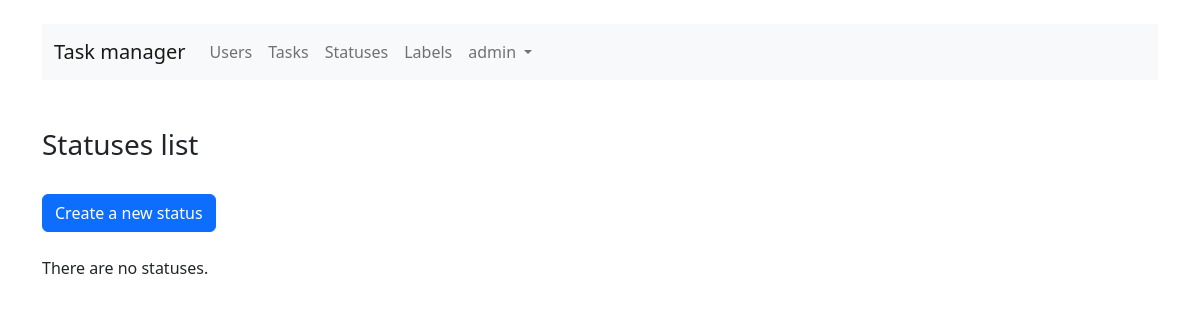
The app's page /statuses/ (signed in), older data.
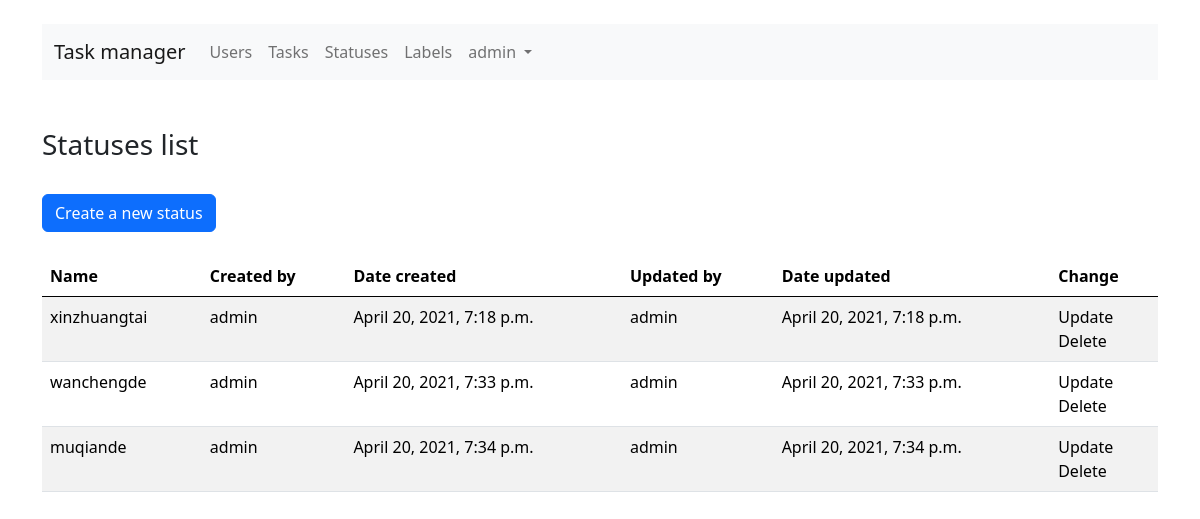
The same page, newer data.
### statuses/models.py (models this page shows, shortened)
class Status(models.Model):
    status = models.CharField(max_length=200)
    date_updated = models.DateTimeField(default=timezone.now)
    date_created = models.DateTimeField(default=timezone.now)
    creator = models.ForeignKey(User, related_name='creator', on_delete=models.CASCADE)
    editor = models.ForeignKey(User, related_name='editor', on_delete=models.CASCADE)

### statuses/views.py (the view, shortened to what this page needs)
# urls.py: path('', views.StatusesListView.as_view(), name='statuses_list'),
class StatusesListView(LoginRequiredMixin, generic.ListView):
    model = Status
    template_name = 'statuses/statuses.html'
    context_object_name = 'statuses_list'

### task_manager/templates/statuses/statuses.html (shortened to what this page needs)
{% extends 'base.html' %}
{% load i18n %}
{% block content %}
<br>
<h3>{% trans 'Statuses list' %}</h3>
<br>
<a href="{% url 'status_creation' %}" class="btn btn-primary">{% trans 'Create a new status' %}</a>
<br>
<br>
{% if statuses_list %}
<table class="table table-striped">
  <thead>
    <tr>
      <th>{% trans 'Name' %}</th>
      <th>{% trans 'Created by' %}</th>
      <th>{% trans 'Date created' %}</th>
      <th>{% trans 'Updated by' %}</th>
      <th>{% trans 'Date updated' %}</th>
      <th>{% trans 'Change' %}</th>
    </tr>
  </thead>
  <tbody>
  {% for object in statuses_list %}
      <tr>
          <td>{{ object.status }}</td>
          <td>{{ object.creator }}</td>
          <td>{{ object.date_created }}</td>
          <td>{{ object.editor }}</td>
          <td>{{ object.date_updated }}</td>
          <td>
              <a class="dropdown-item" href="{% url 'status_update' object.id %}">{% trans 'Update' %}</a>
              <a class="dropdown-item" href="{% url 'status_delete' object.id %}">{% trans 'Delete' %}</a>
          </td>
      </tr>
  {% endfor %}
  </tbody>
</table>
{% else %}
    <p>There are no statuses.</p>
{% endif %}
{% endblock %}

### task_manager/templates/base.html (shortened to what this page needs)
<!doctype html>
{% load i18n %}
<html lang="en">
  <head>
    <link href="https://cdn.jsdelivr.net/npm/bootstrap@5.0.0-beta2/dist/css/bootstrap.min.css" rel="stylesheet">
    <link href="../assets/dist/css/bootstrap.min.css" rel="stylesheet">
  </head>
  <body class="py-4">
  <main>
    <div class="container-md">
    <nav class="navbar navbar-expand-lg navbar-light bg-light">
      <div class="container-fluid">
        <a class="navbar-brand" href="{% url 'home' %}">{% trans "Task manager" %}</a>
        <div class="collapse navbar-collapse" id="navbarNavDropdown">
          <ul class="navbar-nav">
            {% if user.is_authenticated %}
            <li class="nav-item">
              <a class="nav-link" href="{% url 'users' %}">{% trans "Users" %}</a>
            </li>
            <li class="nav-item">
              <a class="nav-link" href="{% url 'tasks_list' %}">{% trans "Tasks" %}</a>
            </li>
            <li class="nav-item">
              <a class="nav-link" href="{% url 'statuses_list' %}">{% trans "Statuses" %}</a>
            </li>
            <li class="nav-item">
              <a class="nav-link" href="{% url 'labels_list' %}">{% trans "Labels" %}</a>
            </li>
            <li class="nav-item dropdown">
              <a class="nav-link dropdown-toggle" href="#" id="navbarDropdownMenuLink" role="button" data-bs-toggle="dropdown" aria-expanded="false">
                {{ user.username }}
              </a>
            </li>
            {% endif %}
          </ul>
        </div>
      </div>
    </nav>
    </div>
    <br>
    <div class="container-md">
    {% block content %}
    {% endblock %}
    </div>
  </main>
</body>
</html>

Row changes from the older to the newer data that the page shows:
added Status: status "xinzhuangtai", creator "admin", date_created "April 20, 2021, 7:18 p.m.", editor "admin", date_updated "April 20, 2021, 7:18 p.m."
added Status: status "wanchengde", creator "admin", date_created "April 20, 2021, 7:33 p.m.", editor "admin", date_updated "April 20, 2021, 7:33 p.m."
added Status: status "muqiande", creator "admin", date_created "April 20, 2021, 7:34 p.m.", editor "admin", date_updated "April 20, 2021, 7:34 p.m."
Text that changed along with them:
text no longer shown: "There are no statuses."
text now shown: "Name Created by Date created Updated by Date updated Change"
